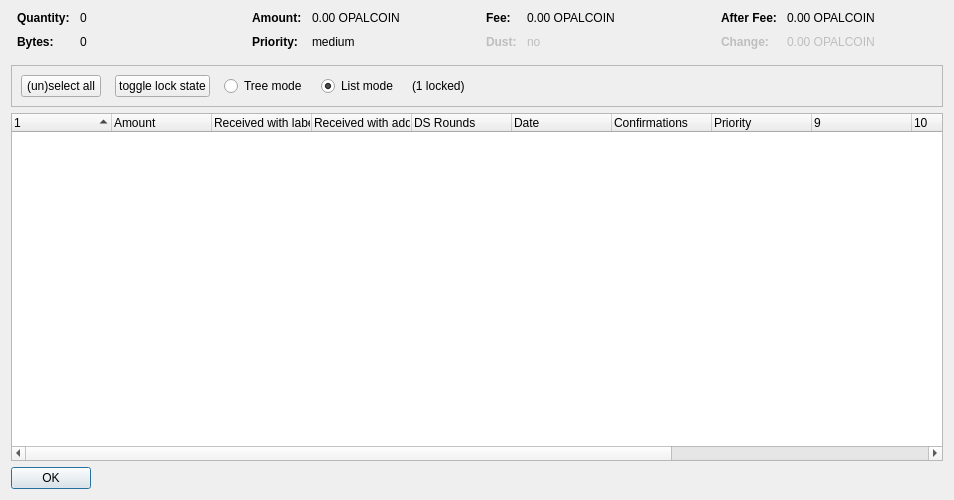
<?xml version="1.0" encoding="UTF-8"?>
<ui version="4.0">
 <class>CoinControlDialog</class>
 <widget class="QDialog" name="CoinControlDialog">
  <property name="geometry">
   <rect>
    <x>0</x>
    <y>0</y>
    <width>954</width>
    <height>500</height>
   </rect>
  </property>
  <property name="windowTitle">
   <string>Coin Selection</string>
  </property>
  <layout class="QVBoxLayout" name="verticalLayout">
   <item>
    <layout class="QHBoxLayout" name="horizontalLayoutTop" stretch="0,0,0,0">
     <property name="topMargin">
      <number>0</number>
     </property>
     <property name="bottomMargin">
      <number>10</number>
     </property>
     <item>
      <layout class="QFormLayout" name="formLayoutCoinControl1">
       <property name="horizontalSpacing">
        <number>10</number>
       </property>
       <property name="verticalSpacing">
        <number>10</number>
       </property>
       <property name="leftMargin">
        <number>6</number>
       </property>
       <property name="rightMargin">
        <number>6</number>
       </property>
       <item row="0" column="0">
        <widget class="QLabel" name="labelCoinControlQuantityText">
         <property name="font">
          <font>
           <weight>75</weight>
           <bold>true</bold>
          </font>
         </property>
         <property name="text">
          <string>Quantity:</string>
         </property>
        </widget>
       </item>
       <item row="0" column="1">
        <widget class="QLabel" name="labelCoinControlQuantity">
         <property name="cursor">
          <cursorShape>IBeamCursor</cursorShape>
         </property>
         <property name="contextMenuPolicy">
          <enum>Qt::ActionsContextMenu</enum>
         </property>
         <property name="text">
          <string notr="true">0</string>
         </property>
         <property name="textInteractionFlags">
          <set>Qt::LinksAccessibleByMouse|Qt::TextSelectableByKeyboard|Qt::TextSelectableByMouse</set>
         </property>
        </widget>
       </item>
       <item row="1" column="0">
        <widget class="QLabel" name="labelCoinControlBytesText">
         <property name="font">
          <font>
           <weight>75</weight>
           <bold>true</bold>
          </font>
         </property>
         <property name="text">
          <string>Bytes:</string>
         </property>
        </widget>
       </item>
       <item row="1" column="1">
        <widget class="QLabel" name="labelCoinControlBytes">
         <property name="cursor">
          <cursorShape>IBeamCursor</cursorShape>
         </property>
         <property name="contextMenuPolicy">
          <enum>Qt::ActionsContextMenu</enum>
         </property>
         <property name="text">
          <string notr="true">0</string>
         </property>
         <property name="textInteractionFlags">
          <set>Qt::LinksAccessibleByMouse|Qt::TextSelectableByKeyboard|Qt::TextSelectableByMouse</set>
         </property>
        </widget>
       </item>
      </layout>
     </item>
     <item>
      <layout class="QFormLayout" name="formLayoutCoinControl2">
       <property name="horizontalSpacing">
        <number>10</number>
       </property>
       <property name="verticalSpacing">
        <number>10</number>
       </property>
       <property name="leftMargin">
        <number>6</number>
       </property>
       <property name="rightMargin">
        <number>6</number>
       </property>
       <item row="0" column="0">
        <widget class="QLabel" name="labelCoinControlAmountText">
         <property name="font">
          <font>
           <weight>75</weight>
           <bold>true</bold>
          </font>
         </property>
         <property name="text">
          <string>Amount:</string>
         </property>
        </widget>
       </item>
       <item row="0" column="1">
        <widget class="QLabel" name="labelCoinControlAmount">
         <property name="cursor">
          <cursorShape>IBeamCursor</cursorShape>
         </property>
         <property name="contextMenuPolicy">
          <enum>Qt::ActionsContextMenu</enum>
         </property>
         <property name="text">
          <string notr="true">0.00 OPALCOIN</string>
         </property>
         <property name="textInteractionFlags">
          <set>Qt::LinksAccessibleByMouse|Qt::TextSelectableByKeyboard|Qt::TextSelectableByMouse</set>
         </property>
        </widget>
       </item>
       <item row="1" column="0">
        <widget class="QLabel" name="labelCoinControlPriorityText">
         <property name="font">
          <font>
           <weight>75</weight>
           <bold>true</bold>
          </font>
         </property>
         <property name="text">
          <string>Priority:</string>
         </property>
        </widget>
       </item>
       <item row="1" column="1">
        <widget class="QLabel" name="labelCoinControlPriority">
         <property name="cursor">
          <cursorShape>IBeamCursor</cursorShape>
         </property>
         <property name="contextMenuPolicy">
          <enum>Qt::ActionsContextMenu</enum>
         </property>
         <property name="text">
          <string>medium</string>
         </property>
         <property name="textInteractionFlags">
          <set>Qt::LinksAccessibleByMouse|Qt::TextSelectableByKeyboard|Qt::TextSelectableByMouse</set>
         </property>
        </widget>
       </item>
      </layout>
     </item>
     <item>
      <layout class="QFormLayout" name="formLayoutCoinControl3">
       <property name="horizontalSpacing">
        <number>10</number>
       </property>
       <property name="verticalSpacing">
        <number>10</number>
       </property>
       <property name="leftMargin">
        <number>6</number>
       </property>
       <property name="rightMargin">
        <number>6</number>
       </property>
       <item row="0" column="0">
        <widget class="QLabel" name="labelCoinControlFeeText">
         <property name="font">
          <font>
           <weight>75</weight>
           <bold>true</bold>
          </font>
         </property>
         <property name="text">
          <string>Fee:</string>
         </property>
        </widget>
       </item>
       <item row="0" column="1">
        <widget class="QLabel" name="labelCoinControlFee">
         <property name="cursor">
          <cursorShape>IBeamCursor</cursorShape>
         </property>
         <property name="contextMenuPolicy">
          <enum>Qt::ActionsContextMenu</enum>
         </property>
         <property name="text">
          <string notr="true">0.00 OPALCOIN</string>
         </property>
         <property name="textInteractionFlags">
          <set>Qt::LinksAccessibleByMouse|Qt::TextSelectableByKeyboard|Qt::TextSelectableByMouse</set>
         </property>
        </widget>
       </item>
       <item row="1" column="0">
        <widget class="QLabel" name="labelCoinControlLowOutputText">
         <property name="enabled">
          <bool>false</bool>
         </property>
         <property name="font">
          <font>
           <weight>75</weight>
           <bold>true</bold>
          </font>
         </property>
         <property name="text">
          <string>Dust:</string>
         </property>
        </widget>
       </item>
       <item row="1" column="1">
        <widget class="QLabel" name="labelCoinControlLowOutput">
         <property name="enabled">
          <bool>false</bool>
         </property>
         <property name="cursor">
          <cursorShape>IBeamCursor</cursorShape>
         </property>
         <property name="contextMenuPolicy">
          <enum>Qt::ActionsContextMenu</enum>
         </property>
         <property name="text">
          <string>no</string>
         </property>
         <property name="textInteractionFlags">
          <set>Qt::LinksAccessibleByMouse|Qt::TextSelectableByKeyboard|Qt::TextSelectableByMouse</set>
         </property>
        </widget>
       </item>
      </layout>
     </item>
     <item>
      <layout class="QFormLayout" name="formLayoutCoinControl4">
       <property name="horizontalSpacing">
        <number>10</number>
       </property>
       <property name="verticalSpacing">
        <number>10</number>
       </property>
       <property name="leftMargin">
        <number>6</number>
       </property>
       <property name="rightMargin">
        <number>6</number>
       </property>
       <item row="0" column="0">
        <widget class="QLabel" name="labelCoinControlAfterFeeText">
         <property name="font">
          <font>
           <weight>75</weight>
           <bold>true</bold>
          </font>
         </property>
         <property name="text">
          <string>After Fee:</string>
         </property>
        </widget>
       </item>
       <item row="0" column="1">
        <widget class="QLabel" name="labelCoinControlAfterFee">
         <property name="cursor">
          <cursorShape>IBeamCursor</cursorShape>
         </property>
         <property name="contextMenuPolicy">
          <enum>Qt::ActionsContextMenu</enum>
         </property>
         <property name="text">
          <string notr="true">0.00 OPALCOIN</string>
         </property>
         <property name="textInteractionFlags">
          <set>Qt::LinksAccessibleByMouse|Qt::TextSelectableByKeyboard|Qt::TextSelectableByMouse</set>
         </property>
        </widget>
       </item>
       <item row="1" column="0">
        <widget class="QLabel" name="labelCoinControlChangeText">
         <property name="enabled">
          <bool>false</bool>
         </property>
         <property name="font">
          <font>
           <weight>75</weight>
           <bold>true</bold>
          </font>
         </property>
         <property name="text">
          <string>Change:</string>
         </property>
        </widget>
       </item>
       <item row="1" column="1">
        <widget class="QLabel" name="labelCoinControlChange">
         <property name="enabled">
          <bool>false</bool>
         </property>
         <property name="cursor">
          <cursorShape>IBeamCursor</cursorShape>
         </property>
         <property name="contextMenuPolicy">
          <enum>Qt::ActionsContextMenu</enum>
         </property>
         <property name="text">
          <string notr="true">0.00 OPALCOIN</string>
         </property>
         <property name="textInteractionFlags">
          <set>Qt::LinksAccessibleByMouse|Qt::TextSelectableByKeyboard|Qt::TextSelectableByMouse</set>
         </property>
        </widget>
       </item>
      </layout>
     </item>
    </layout>
   </item>
   <item>
    <widget class="QFrame" name="frame">
     <property name="minimumSize">
      <size>
       <width>0</width>
       <height>40</height>
      </size>
     </property>
     <property name="frameShape">
      <enum>QFrame::StyledPanel</enum>
     </property>
     <property name="frameShadow">
      <enum>QFrame::Sunken</enum>
     </property>
     <layout class="QHBoxLayout" name="horizontalLayout">
      <item>
       <layout class="QHBoxLayout" name="horizontalLayoutPanel" stretch="0,0,0,0,0,0">
        <property name="spacing">
         <number>14</number>
        </property>
        <item>
         <widget class="QPushButton" name="pushButtonSelectAll">
          <property name="sizePolicy">
           <sizepolicy hsizetype="Maximum" vsizetype="Fixed">
            <horstretch>0</horstretch>
            <verstretch>0</verstretch>
           </sizepolicy>
          </property>
          <property name="text">
           <string>(un)select all</string>
          </property>
          <property name="autoDefault">
           <bool>false</bool>
          </property>
         </widget>
        </item>
        <item>
         <widget class="QPushButton" name="pushButtonToggleLock">
          <property name="sizePolicy">
           <sizepolicy hsizetype="Maximum" vsizetype="Fixed">
            <horstretch>0</horstretch>
            <verstretch>0</verstretch>
           </sizepolicy>
          </property>
          <property name="text">
           <string>toggle lock state</string>
          </property>
          <property name="autoDefault">
           <bool>false</bool>
          </property>
         </widget>
        </item>
        <item>
         <widget class="QRadioButton" name="radioTreeMode">
          <property name="sizePolicy">
           <sizepolicy hsizetype="Maximum" vsizetype="Fixed">
            <horstretch>0</horstretch>
            <verstretch>0</verstretch>
           </sizepolicy>
          </property>
          <property name="text">
           <string>Tree mode</string>
          </property>
         </widget>
        </item>
        <item>
         <widget class="QRadioButton" name="radioListMode">
          <property name="sizePolicy">
           <sizepolicy hsizetype="Maximum" vsizetype="Fixed">
            <horstretch>0</horstretch>
            <verstretch>0</verstretch>
           </sizepolicy>
          </property>
          <property name="text">
           <string>List mode</string>
          </property>
          <property name="checked">
           <bool>true</bool>
          </property>
         </widget>
        </item>
        <item>
         <widget class="QLabel" name="labelLocked">
          <property name="text">
           <string>(1 locked)</string>
          </property>
         </widget>
        </item>
        <item>
         <spacer name="horizontalSpacer">
          <property name="orientation">
           <enum>Qt::Horizontal</enum>
          </property>
          <property name="sizeHint" stdset="0">
           <size>
            <width>40</width>
            <height>20</height>
           </size>
          </property>
         </spacer>
        </item>
       </layout>
      </item>
     </layout>
    </widget>
   </item>
   <item>
    <widget class="CoinControlTreeWidget" name="treeWidget">
     <property name="contextMenuPolicy">
      <enum>Qt::CustomContextMenu</enum>
     </property>
     <property name="sortingEnabled">
      <bool>false</bool>
     </property>
     <property name="columnCount">
      <number>13</number>
     </property>
     <attribute name="headerShowSortIndicator" stdset="0">
      <bool>true</bool>
     </attribute>
     <attribute name="headerStretchLastSection">
      <bool>false</bool>
     </attribute>
     <column>
      <property name="text">
       <string/>
      </property>
     </column>
     <column>
      <property name="text">
       <string>Amount</string>
      </property>
     </column>
     <column>
      <property name="text">
       <string>Received with label</string>
      </property>
     </column>
     <column>
      <property name="text">
       <string>Received with address</string>
      </property>
     </column>
     <column>
      <property name="text">
       <string>DS Rounds</string>
      </property>
     </column>
     <column>
      <property name="text">
       <string>Date</string>
      </property>
     </column>
     <column>
      <property name="text">
       <string>Confirmations</string>
      </property>
      <property name="toolTip">
       <string>Confirmed</string>
      </property>
     </column>
     <column>
      <property name="text">
       <string>Priority</string>
      </property>
     </column>
     <column>
      <property name="text">
       <string/>
      </property>
     </column>
     <column>
      <property name="text">
       <string/>
      </property>
     </column>
     <column>
      <property name="text">
       <string/>
      </property>
     </column>
     <column>
      <property name="text">
       <string/>
      </property>
     </column>
     <column>
      <property name="text">
       <string/>
      </property>
     </column>
    </widget>
   </item>
   <item>
    <widget class="QDialogButtonBox" name="buttonBox">
     <property name="sizePolicy">
      <sizepolicy hsizetype="Maximum" vsizetype="Fixed">
       <horstretch>0</horstretch>
       <verstretch>0</verstretch>
      </sizepolicy>
     </property>
     <property name="orientation">
      <enum>Qt::Horizontal</enum>
     </property>
     <property name="standardButtons">
      <set>QDialogButtonBox::Ok</set>
     </property>
    </widget>
   </item>
  </layout>
 </widget>
 <customwidgets>
  <customwidget>
   <class>CoinControlTreeWidget</class>
   <extends>QTreeWidget</extends>
   <header>coincontroltreewidget.h</header>
  </customwidget>
 </customwidgets>
 <resources/>
 <connections/>
</ui>
